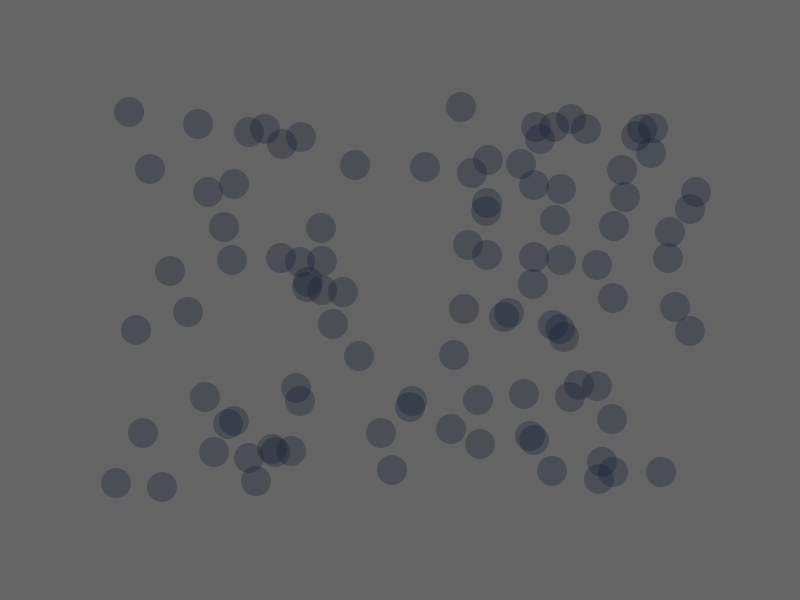
Frame 1 (no input)
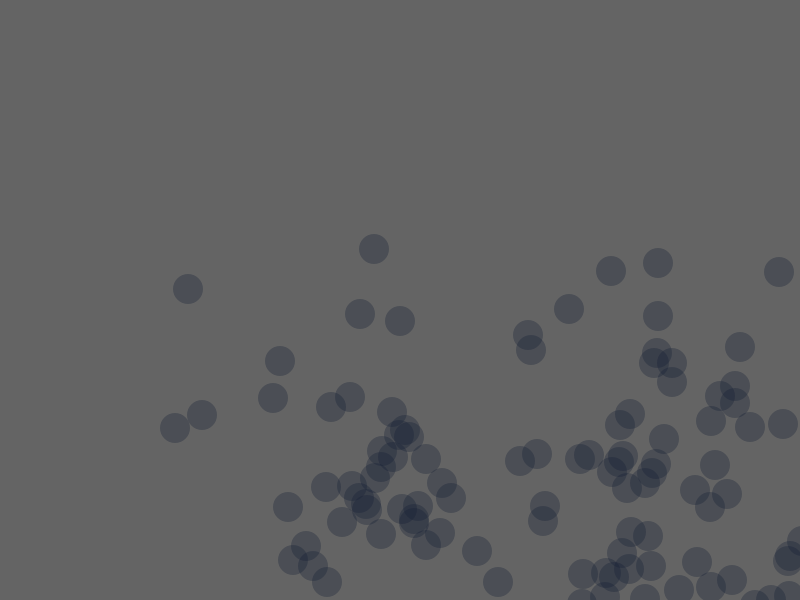
Frame 60 (the mouse pressed at the canvas centre just before this capture)
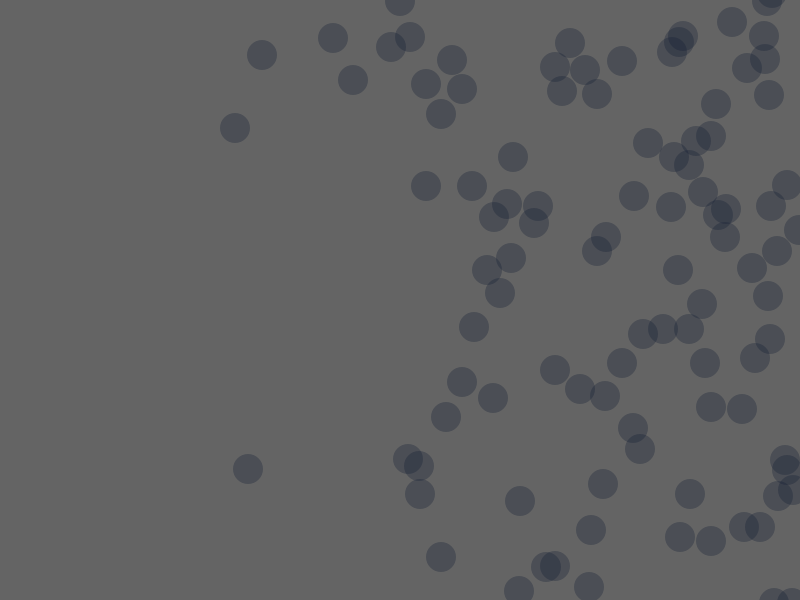
Frame 120 (the mouse held since frame 60 and released just before this capture)

The Processing sketch that drew these frames (run headless with seeded random() and noise(); from frame 60 on, the mouse is pressed at the canvas centre):

// Processing sketch: processing_105709
// ── processing_105709.pde

//100balls


int siz = 30;
int numElements = 100;
float posX[] = new float[numElements];
float posY[] = new float[numElements];
float velX[] = new float[numElements];
float velY[] = new float[numElements];

void setup () {
  size (800,600);
  
  for (int i = 0; i < numElements; i++ ){
    posX[i] = int ( random(100, width-100) );
    posY[i] = int ( random(100, height-100) );
    velX[i] = int ( random(1, 4) );
    velY[i] = int ( random(3, 9) );
  }    
}

void draw () {
  
  background(100);
  noStroke ();
  fill(20,30,50,80);
  
  for (int i=0; i < numElements; i++) {
    ellipse(posX[i], posY[i], siz, siz);
    
   if (posX[i] > width || posX[i] < 0 ) {
     velX[i] = velX[i] * -1;
   }
   
   if (posY[i] > height || posY[i] < 0 ) {
     velY[i] = velY[i] * -1;
   }
   posX[i] = posX[i] + velX[i];
   posY[i] = posY[i] + velY[i];
  }
}
